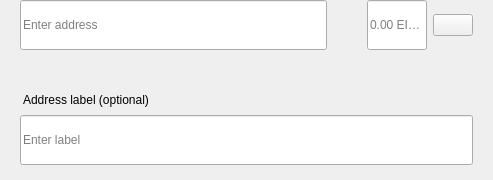
<?xml version="1.0" encoding="UTF-8"?>
<ui version="4.0">
 <class>SendMultiRow</class>
 <widget class="QWidget" name="SendMultiRow">
  <property name="geometry">
   <rect>
    <x>0</x>
    <y>0</y>
    <width>493</width>
    <height>180</height>
   </rect>
  </property>
  <property name="minimumSize">
   <size>
    <width>0</width>
    <height>0</height>
   </size>
  </property>
  <property name="maximumSize">
   <size>
    <width>16777215</width>
    <height>16777215</height>
   </size>
  </property>
  <property name="windowTitle">
   <string>Form</string>
  </property>
  <layout class="QVBoxLayout" name="verticalLayout_3">
   <property name="spacing">
    <number>0</number>
   </property>
   <property name="leftMargin">
    <number>0</number>
   </property>
   <property name="topMargin">
    <number>0</number>
   </property>
   <property name="rightMargin">
    <number>20</number>
   </property>
   <property name="bottomMargin">
    <number>5</number>
   </property>
   <item alignment="Qt::AlignTop">
    <widget class="QWidget" name="widget" native="true">
     <property name="sizePolicy">
      <sizepolicy hsizetype="Expanding" vsizetype="Maximum">
       <horstretch>0</horstretch>
       <verstretch>0</verstretch>
      </sizepolicy>
     </property>
     <property name="minimumSize">
      <size>
       <width>0</width>
       <height>60</height>
      </size>
     </property>
     <property name="maximumSize">
      <size>
       <width>16777215</width>
       <height>85</height>
      </size>
     </property>
     <layout class="QHBoxLayout" name="horizontalLayout" stretch="6,0,2">
      <property name="spacing">
       <number>0</number>
      </property>
      <property name="leftMargin">
       <number>8</number>
      </property>
      <property name="topMargin">
       <number>0</number>
      </property>
      <property name="rightMargin">
       <number>0</number>
      </property>
      <property name="bottomMargin">
       <number>0</number>
      </property>
      <item alignment="Qt::AlignTop">
       <widget class="QStackedWidget" name="stackedAddress">
        <property name="minimumSize">
         <size>
          <width>0</width>
          <height>50</height>
         </size>
        </property>
        <property name="maximumSize">
         <size>
          <width>16777215</width>
          <height>50</height>
         </size>
        </property>
        <widget class="QWidget" name="page_4">
         <property name="sizePolicy">
          <sizepolicy hsizetype="Expanding" vsizetype="Preferred">
           <horstretch>0</horstretch>
           <verstretch>0</verstretch>
          </sizepolicy>
         </property>
         <property name="minimumSize">
          <size>
           <width>0</width>
           <height>50</height>
          </size>
         </property>
         <property name="maximumSize">
          <size>
           <width>16777215</width>
           <height>55</height>
          </size>
         </property>
         <layout class="QVBoxLayout" name="verticalLayout_7">
          <property name="spacing">
           <number>0</number>
          </property>
          <property name="leftMargin">
           <number>12</number>
          </property>
          <property name="topMargin">
           <number>0</number>
          </property>
          <property name="rightMargin">
           <number>0</number>
          </property>
          <property name="bottomMargin">
           <number>0</number>
          </property>
          <item>
           <widget class="QLineEdit" name="lineEditAddress">
            <property name="minimumSize">
             <size>
              <width>0</width>
              <height>50</height>
             </size>
            </property>
            <property name="maximumSize">
             <size>
              <width>16777215</width>
              <height>50</height>
             </size>
            </property>
            <property name="placeholderText">
             <string>Enter address</string>
            </property>
           </widget>
          </item>
         </layout>
        </widget>
        <widget class="QWidget" name="page_3"/>
       </widget>
      </item>
      <item>
       <spacer name="horizontalSpacer_3">
        <property name="orientation">
         <enum>Qt::Horizontal</enum>
        </property>
        <property name="sizeType">
         <enum>QSizePolicy::Fixed</enum>
        </property>
        <property name="sizeHint" stdset="0">
         <size>
          <width>40</width>
          <height>20</height>
         </size>
        </property>
       </spacer>
      </item>
      <item>
       <layout class="QHBoxLayout" name="horizontalLayout_2">
        <property name="spacing">
         <number>6</number>
        </property>
        <item alignment="Qt::AlignTop">
         <widget class="QLineEdit" name="lineEditAmount">
          <property name="sizePolicy">
           <sizepolicy hsizetype="Expanding" vsizetype="Preferred">
            <horstretch>0</horstretch>
            <verstretch>0</verstretch>
           </sizepolicy>
          </property>
          <property name="minimumSize">
           <size>
            <width>0</width>
            <height>50</height>
           </size>
          </property>
          <property name="maximumSize">
           <size>
            <width>16777215</width>
            <height>50</height>
           </size>
          </property>
          <property name="maxLength">
           <number>17</number>
          </property>
          <property name="alignment">
           <set>Qt::AlignLeading|Qt::AlignLeft|Qt::AlignVCenter</set>
          </property>
          <property name="placeholderText">
           <string notr="true">0.00 EIGBC</string>
          </property>
         </widget>
        </item>
        <item>
         <layout class="QVBoxLayout" name="verticalLayout">
          <property name="topMargin">
           <number>14</number>
          </property>
          <property name="bottomMargin">
           <number>0</number>
          </property>
          <item alignment="Qt::AlignTop">
           <widget class="QPushButton" name="btnMenu">
            <property name="minimumSize">
             <size>
              <width>0</width>
              <height>0</height>
             </size>
            </property>
            <property name="maximumSize">
             <size>
              <width>16777215</width>
              <height>16777215</height>
             </size>
            </property>
            <property name="focusPolicy">
             <enum>Qt::NoFocus</enum>
            </property>
            <property name="text">
             <string/>
            </property>
           </widget>
          </item>
         </layout>
        </item>
       </layout>
      </item>
     </layout>
    </widget>
   </item>
   <item>
    <widget class="QWidget" name="layoutLabel" native="true">
     <property name="minimumSize">
      <size>
       <width>0</width>
       <height>0</height>
      </size>
     </property>
     <property name="maximumSize">
      <size>
       <width>16777215</width>
       <height>16777215</height>
      </size>
     </property>
     <layout class="QVBoxLayout" name="verticalLayout_9">
      <property name="spacing">
       <number>6</number>
      </property>
      <property name="leftMargin">
       <number>20</number>
      </property>
      <property name="topMargin">
       <number>0</number>
      </property>
      <property name="rightMargin">
       <number>0</number>
      </property>
      <property name="bottomMargin">
       <number>10</number>
      </property>
      <item>
       <spacer name="verticalSpacer">
        <property name="orientation">
         <enum>Qt::Vertical</enum>
        </property>
        <property name="sizeType">
         <enum>QSizePolicy::Fixed</enum>
        </property>
        <property name="sizeHint" stdset="0">
         <size>
          <width>20</width>
          <height>20</height>
         </size>
        </property>
       </spacer>
      </item>
      <item>
       <widget class="QLabel" name="labelSubtitleDescription">
        <property name="styleSheet">
         <string notr="true">margin-bottom:2px;
margin-left:0.05px;
padding:0px;</string>
        </property>
        <property name="text">
         <string>Address label (optional)</string>
        </property>
       </widget>
      </item>
      <item>
       <widget class="QLineEdit" name="lineEditDescription">
        <property name="minimumSize">
         <size>
          <width>0</width>
          <height>50</height>
         </size>
        </property>
        <property name="maximumSize">
         <size>
          <width>16777215</width>
          <height>50</height>
         </size>
        </property>
        <property name="placeholderText">
         <string>Enter label</string>
        </property>
       </widget>
      </item>
     </layout>
    </widget>
   </item>
  </layout>
 </widget>
 <resources/>
 <connections/>
</ui>
